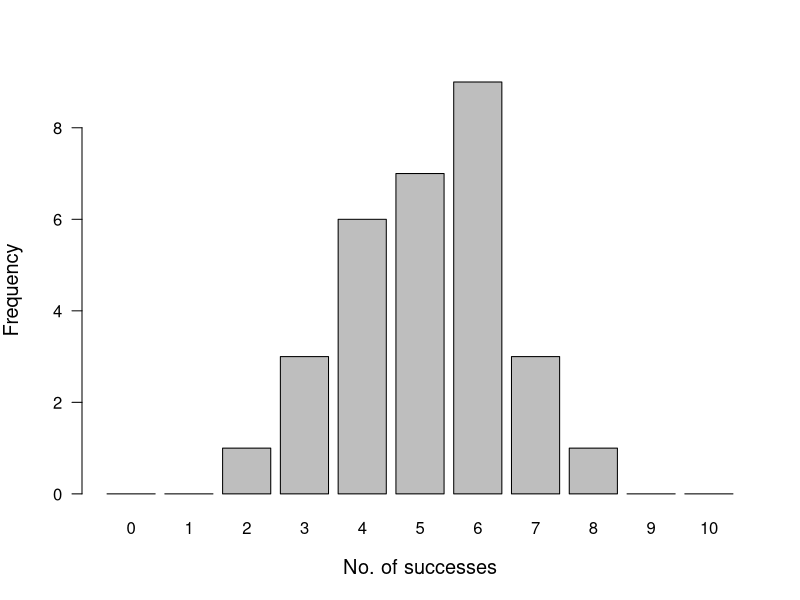
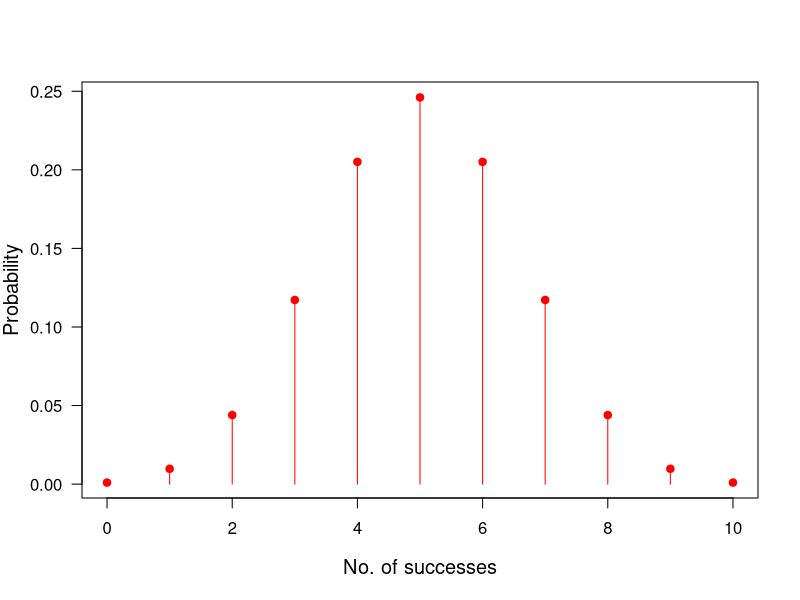
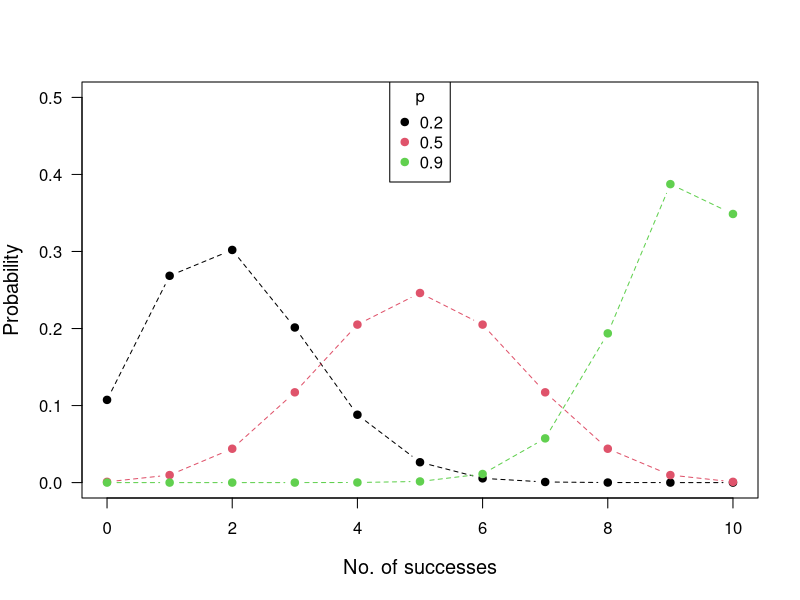
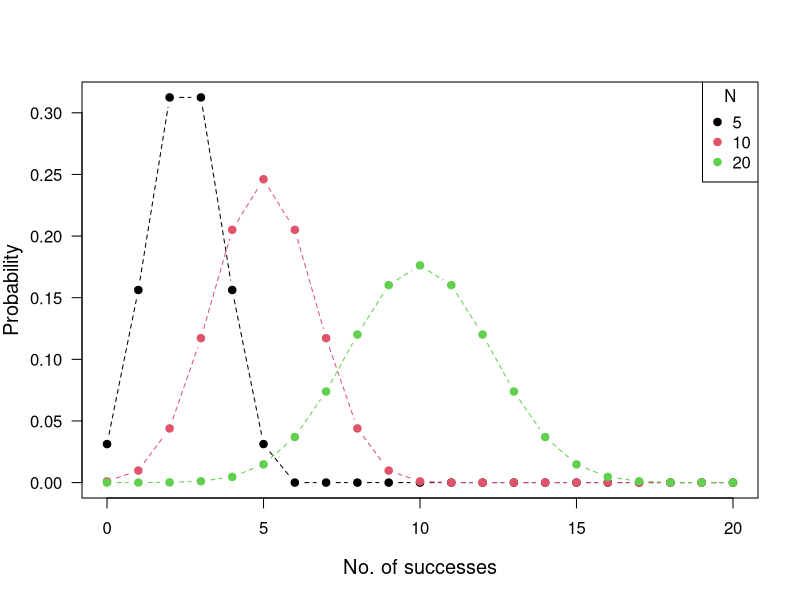
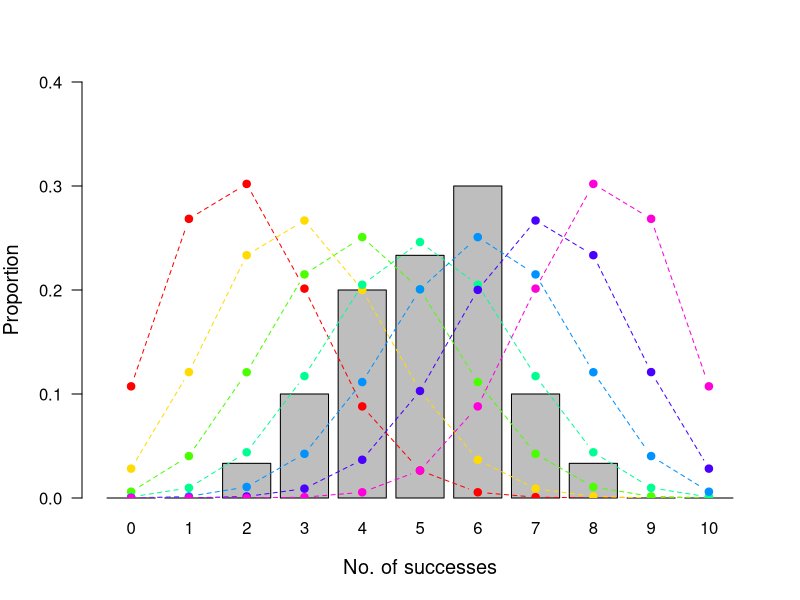
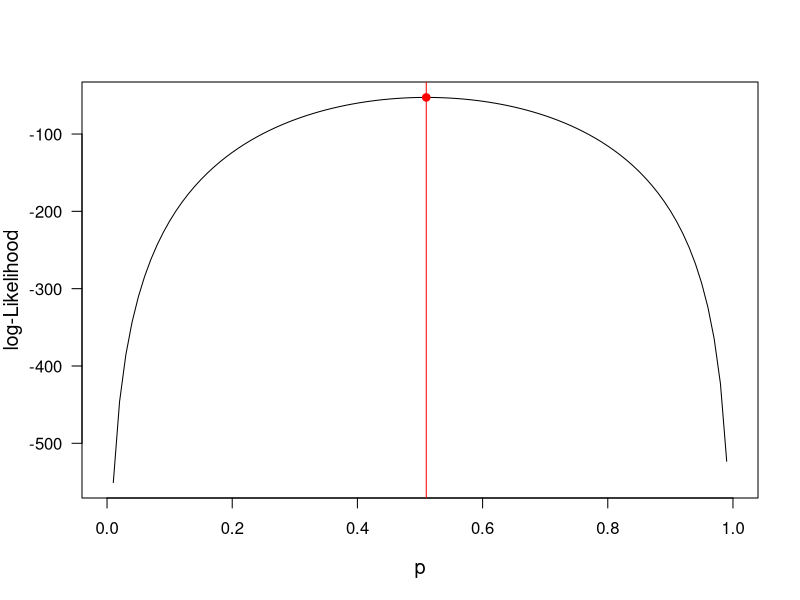
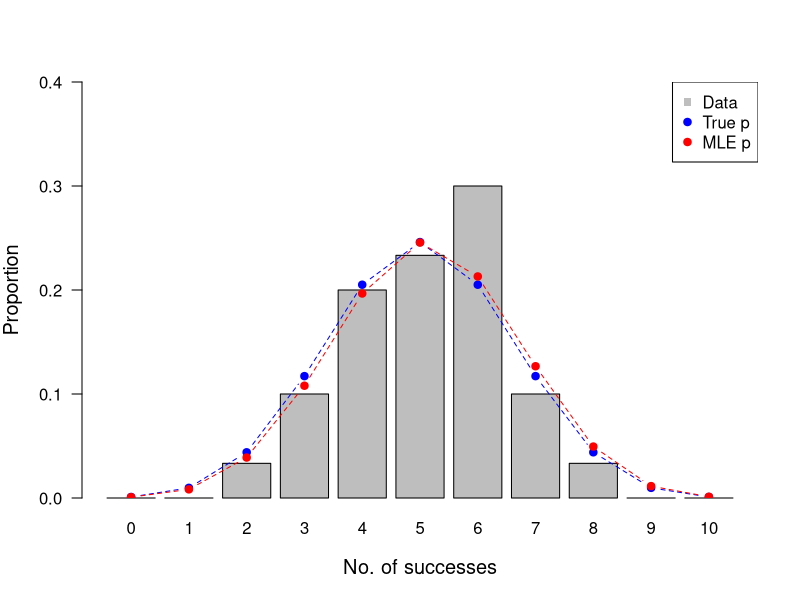

Generate these figures, in order, with R:
## ---- chunk 1
sample_size = 30
p = 0.5
N = 10
dat_1 = rbinom(sample_size, prob = p, size = N)
print("The count how often each number of successes occurred is ")
table(dat_1)
## ---- chunk 2
dat1_fac <- factor(dat_1, levels = 0:N)
par(las = 1, cex.lab = 1.2)
barplot(table(dat1_fac), xlab = "No. of successes", ylab = "Frequency")
 
## ---- chunk 3
p <- 0.5
N <- 10
binom1 <- dbinom(x = 0:10, prob = p, size = N)
sum(binom1)

par(las = 1, cex.lab = 1.2)
plot(x = 0:10, y = binom1, type = "h", col = "red", xlab = "No. of successes",
     ylab = "Probability")
points(x = 0:10, y = binom1, col = "red", pch = 19)

## ---- chunk 4
N <- 10
p_vec <- c(0.2, 0.5, 0.9)

x <- 0:N
par(las = 1, cex.lab = 1.2)
plot(x, y = dbinom(x, prob = p_vec[1], size = N), type = "n",
     xlab = "No. of successes", ylab = "Probability", ylim = c(0, 0.5))
for (i in 1:length(p_vec)){
   points(x, y = dbinom(x, prob = p_vec[i], size = N), col = i, type = "b",
          pch = 19, lty = 2)
}
legend("top", legend = p_vec, col = 1:3, pch = 19, title = "p")
## ---- chunk 5
N_vec <- c(5, 10, 20)
p <- 0.5

x <- 0:20
par(las = 1, cex.lab = 1.2)
plot(x, y = dbinom(x, prob = p, size = N_vec[1]), type = "n",
     xlab = "No. of successes", ylab = "Probability")
for (i in 1:length(N_vec)){
   points(x, y = dbinom(x, prob = p, size = N_vec[i]), col = i, type = "b",
          pch = 19, lty = 2)
}
legend("topright", legend = N_vec, col = 1:3, pch = 19, title = "N")
## ---- chunk 6
log_likelihood <- function(par_p, par_N, data)
{
   LL <- sum(dbinom(x = data, prob = par_p, size = par_N, log = T))
   return(LL)
}

log_likelihood(par_p = 0.5, par_N = 10, data = dat_1)
## ---- chunk 7
par(las = 1, cex.lab = 1.2)
prop_dat <- table(dat1_fac)/sample_size
xbars <- barplot(prop_dat, xlab = "No. of successes",
                 ylab = "Proportion", ylim = c(0, 0.4))

p_vec <- seq(0.2, 0.8, by = 0.1)
col_vec <- rainbow(length(p_vec))
N <- 10
x <- 0:10
for (i in 1:length(p_vec))
   points(xbars, dbinom(x, prob = p_vec[i], size = N), type = "b", col = col_vec[i], lty = 2,
          pch = 19)
## ---- chunk 8
p_vec <- seq(0, 1, by = 0.01)
logLik <- sapply(p_vec, FUN = log_likelihood, par_N = 10, data = dat_1)

par(las = 1, cex.lab = 1.2)
plot(p_vec, logLik, type = "l", xlab = "p", ylab = "log-Likelihood")

imax <- which.max(logLik)
p_MLE <- p_vec[imax]
p_MLE

points(p_MLE, max(logLik), pch = 19, col = "red")
abline(v = p_MLE, col = "red")
## ---- chunk 9
par(las = 1, cex.lab = 1.2)
xbars <- barplot(prop_dat, xlab = "No. of successes",
                 ylab = "Proportion", ylim = c(0, 0.4))
points(xbars, dbinom(x, prob = 0.5, size = 10), type = "b", col = "blue",
       pch = 19, lty = 2)
points(xbars, dbinom(x, prob = p_MLE, size = 10), type = "b", col = "red",
       pch = 19, lty = 2)
legend("topright", legend = c("Data","True p","MLE p"),
       col = c("gray", "blue","red"), pch = c(15, 19, 19))

